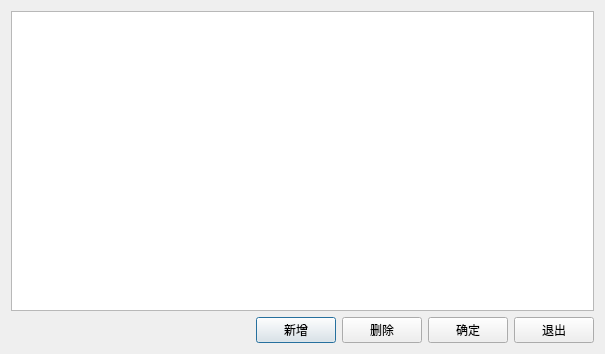
<?xml version="1.0" encoding="UTF-8"?>
<ui version="4.0">
 <class>w_bt_dish_table_tableset2</class>
 <widget class="QDialog" name="w_bt_dish_table_tableset2">
  <property name="geometry">
   <rect>
    <x>0</x>
    <y>0</y>
    <width>605</width>
    <height>354</height>
   </rect>
  </property>
  <property name="windowTitle">
   <string>Dialog</string>
  </property>
  <layout class="QVBoxLayout" name="verticalLayout">
   <item>
    <widget class="lds_tableView" name="tableView"/>
   </item>
   <item>
    <layout class="QHBoxLayout" name="horizontalLayout">
     <item>
      <spacer name="horizontalSpacer">
       <property name="orientation">
        <enum>Qt::Horizontal</enum>
       </property>
       <property name="sizeHint" stdset="0">
        <size>
         <width>40</width>
         <height>20</height>
        </size>
       </property>
      </spacer>
     </item>
     <item>
      <widget class="lds_toolbar_button" name="pushButton_new">
       <property name="text">
        <string>新增</string>
       </property>
       <property name="outer_stylesheet" stdset="0">
        <string>pushbutton</string>
       </property>
      </widget>
     </item>
     <item>
      <widget class="lds_toolbar_button" name="pushButton_del">
       <property name="text">
        <string>删除</string>
       </property>
       <property name="outer_stylesheet" stdset="0">
        <string>pushbutton</string>
       </property>
      </widget>
     </item>
     <item>
      <widget class="lds_toolbar_button" name="pushButton_ok">
       <property name="text">
        <string>确定</string>
       </property>
       <property name="outer_stylesheet" stdset="0">
        <string>pushbutton</string>
       </property>
      </widget>
     </item>
     <item>
      <widget class="lds_toolbar_button" name="pushButton_exit">
       <property name="text">
        <string>退出</string>
       </property>
       <property name="outer_stylesheet" stdset="0">
        <string>pushbutton</string>
       </property>
      </widget>
     </item>
    </layout>
   </item>
  </layout>
 </widget>
 <customwidgets>
  <customwidget>
   <class>lds_toolbar_button</class>
   <extends>QPushButton</extends>
   <header>lds_toolbar_button.h</header>
  </customwidget>
  <customwidget>
   <class>lds_tableView</class>
   <extends>QTableView</extends>
   <header>lds_tableview.h</header>
  </customwidget>
 </customwidgets>
 <resources/>
 <connections/>
</ui>
